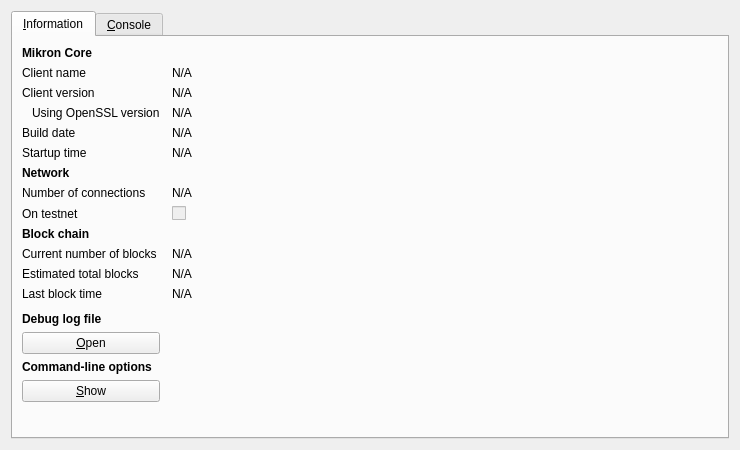
<?xml version="1.0" encoding="UTF-8"?>
<ui version="4.0">
 <class>RPCConsole</class>
 <widget class="QDialog" name="RPCConsole">
  <property name="geometry">
   <rect>
    <x>0</x>
    <y>0</y>
    <width>740</width>
    <height>450</height>
   </rect>
  </property>
  <property name="windowTitle">
   <string>Mikron - Debug window</string>
  </property>
  <layout class="QVBoxLayout" name="verticalLayout_2">
   <item>
    <widget class="QTabWidget" name="tabWidget">
     <property name="currentIndex">
      <number>0</number>
     </property>
     <widget class="QWidget" name="tab_info">
      <attribute name="title">
       <string>&amp;Information</string>
      </attribute>
      <layout class="QGridLayout" name="gridLayout" columnstretch="0,1">
       <property name="horizontalSpacing">
        <number>12</number>
       </property>
       <item row="0" column="0">
        <widget class="QLabel" name="label_9">
         <property name="font">
          <font>
           <weight>75</weight>
           <bold>true</bold>
          </font>
         </property>
         <property name="text">
          <string>Mikron Core</string>
         </property>
        </widget>
       </item>
       <item row="1" column="0">
        <widget class="QLabel" name="label_5">
         <property name="text">
          <string>Client name</string>
         </property>
        </widget>
       </item>
       <item row="1" column="1">
        <widget class="QLabel" name="clientName">
         <property name="cursor">
          <cursorShape>IBeamCursor</cursorShape>
         </property>
         <property name="text">
          <string>N/A</string>
         </property>
         <property name="textFormat">
          <enum>Qt::PlainText</enum>
         </property>
         <property name="textInteractionFlags">
          <set>Qt::LinksAccessibleByMouse|Qt::TextSelectableByKeyboard|Qt::TextSelectableByMouse</set>
         </property>
        </widget>
       </item>
       <item row="2" column="0">
        <widget class="QLabel" name="label_6">
         <property name="text">
          <string>Client version</string>
         </property>
        </widget>
       </item>
       <item row="2" column="1">
        <widget class="QLabel" name="clientVersion">
         <property name="cursor">
          <cursorShape>IBeamCursor</cursorShape>
         </property>
         <property name="text">
          <string>N/A</string>
         </property>
         <property name="textFormat">
          <enum>Qt::PlainText</enum>
         </property>
         <property name="textInteractionFlags">
          <set>Qt::LinksAccessibleByMouse|Qt::TextSelectableByKeyboard|Qt::TextSelectableByMouse</set>
         </property>
        </widget>
       </item>
       <item row="3" column="0">
        <widget class="QLabel" name="label_14">
         <property name="text">
          <string>Using OpenSSL version</string>
         </property>
         <property name="indent">
          <number>10</number>
         </property>
        </widget>
       </item>
       <item row="3" column="1">
        <widget class="QLabel" name="openSSLVersion">
         <property name="cursor">
          <cursorShape>IBeamCursor</cursorShape>
         </property>
         <property name="text">
          <string>N/A</string>
         </property>
         <property name="textFormat">
          <enum>Qt::PlainText</enum>
         </property>
         <property name="textInteractionFlags">
          <set>Qt::LinksAccessibleByMouse|Qt::TextSelectableByKeyboard|Qt::TextSelectableByMouse</set>
         </property>
        </widget>
       </item>
       <item row="4" column="0">
        <widget class="QLabel" name="label_12">
         <property name="text">
          <string>Build date</string>
         </property>
        </widget>
       </item>
       <item row="4" column="1">
        <widget class="QLabel" name="buildDate">
         <property name="cursor">
          <cursorShape>IBeamCursor</cursorShape>
         </property>
         <property name="text">
          <string>N/A</string>
         </property>
         <property name="textFormat">
          <enum>Qt::PlainText</enum>
         </property>
         <property name="textInteractionFlags">
          <set>Qt::LinksAccessibleByMouse|Qt::TextSelectableByKeyboard|Qt::TextSelectableByMouse</set>
         </property>
        </widget>
       </item>
       <item row="5" column="0">
        <widget class="QLabel" name="label_13">
         <property name="text">
          <string>Startup time</string>
         </property>
        </widget>
       </item>
       <item row="5" column="1">
        <widget class="QLabel" name="startupTime">
         <property name="cursor">
          <cursorShape>IBeamCursor</cursorShape>
         </property>
         <property name="text">
          <string>N/A</string>
         </property>
         <property name="textFormat">
          <enum>Qt::PlainText</enum>
         </property>
         <property name="textInteractionFlags">
          <set>Qt::LinksAccessibleByMouse|Qt::TextSelectableByKeyboard|Qt::TextSelectableByMouse</set>
         </property>
        </widget>
       </item>
       <item row="6" column="0">
        <widget class="QLabel" name="label_11">
         <property name="font">
          <font>
           <weight>75</weight>
           <bold>true</bold>
          </font>
         </property>
         <property name="text">
          <string>Network</string>
         </property>
        </widget>
       </item>
       <item row="7" column="0">
        <widget class="QLabel" name="label_7">
         <property name="text">
          <string>Number of connections</string>
         </property>
        </widget>
       </item>
       <item row="7" column="1">
        <widget class="QLabel" name="numberOfConnections">
         <property name="cursor">
          <cursorShape>IBeamCursor</cursorShape>
         </property>
         <property name="text">
          <string>N/A</string>
         </property>
         <property name="textFormat">
          <enum>Qt::PlainText</enum>
         </property>
         <property name="textInteractionFlags">
          <set>Qt::LinksAccessibleByMouse|Qt::TextSelectableByKeyboard|Qt::TextSelectableByMouse</set>
         </property>
        </widget>
       </item>
       <item row="8" column="0">
        <widget class="QLabel" name="label_8">
         <property name="text">
          <string>On testnet</string>
         </property>
        </widget>
       </item>
       <item row="8" column="1">
        <widget class="QCheckBox" name="isTestNet">
         <property name="enabled">
          <bool>false</bool>
         </property>
         <property name="text">
          <string/>
         </property>
        </widget>
       </item>
       <item row="9" column="0">
        <widget class="QLabel" name="label_10">
         <property name="font">
          <font>
           <weight>75</weight>
           <bold>true</bold>
          </font>
         </property>
         <property name="text">
          <string>Block chain</string>
         </property>
        </widget>
       </item>
       <item row="10" column="0">
        <widget class="QLabel" name="label_3">
         <property name="text">
          <string>Current number of blocks</string>
         </property>
        </widget>
       </item>
       <item row="10" column="1">
        <widget class="QLabel" name="numberOfBlocks">
         <property name="cursor">
          <cursorShape>IBeamCursor</cursorShape>
         </property>
         <property name="text">
          <string>N/A</string>
         </property>
         <property name="textFormat">
          <enum>Qt::PlainText</enum>
         </property>
         <property name="textInteractionFlags">
          <set>Qt::LinksAccessibleByMouse|Qt::TextSelectableByKeyboard|Qt::TextSelectableByMouse</set>
         </property>
        </widget>
       </item>
       <item row="11" column="0">
        <widget class="QLabel" name="label_4">
         <property name="text">
          <string>Estimated total blocks</string>
         </property>
        </widget>
       </item>
       <item row="11" column="1">
        <widget class="QLabel" name="totalBlocks">
         <property name="cursor">
          <cursorShape>IBeamCursor</cursorShape>
         </property>
         <property name="text">
          <string>N/A</string>
         </property>
         <property name="textFormat">
          <enum>Qt::PlainText</enum>
         </property>
         <property name="textInteractionFlags">
          <set>Qt::LinksAccessibleByMouse|Qt::TextSelectableByKeyboard|Qt::TextSelectableByMouse</set>
         </property>
        </widget>
       </item>
       <item row="12" column="0">
        <widget class="QLabel" name="label_2">
         <property name="text">
          <string>Last block time</string>
         </property>
        </widget>
       </item>
       <item row="12" column="1">
        <widget class="QLabel" name="lastBlockTime">
         <property name="cursor">
          <cursorShape>IBeamCursor</cursorShape>
         </property>
         <property name="text">
          <string>N/A</string>
         </property>
         <property name="textFormat">
          <enum>Qt::PlainText</enum>
         </property>
         <property name="textInteractionFlags">
          <set>Qt::LinksAccessibleByMouse|Qt::TextSelectableByKeyboard|Qt::TextSelectableByMouse</set>
         </property>
        </widget>
       </item>
       <item row="13" column="0">
        <spacer name="verticalSpacer_2">
         <property name="orientation">
          <enum>Qt::Vertical</enum>
         </property>
         <property name="sizeHint" stdset="0">
          <size>
           <width>20</width>
           <height>20</height>
          </size>
         </property>
        </spacer>
       </item>
       <item row="14" column="0">
        <widget class="QLabel" name="labelDebugLogfile">
         <property name="font">
          <font>
           <weight>75</weight>
           <bold>true</bold>
          </font>
         </property>
         <property name="text">
          <string>Debug log file</string>
         </property>
        </widget>
       </item>
       <item row="15" column="0">
        <widget class="QPushButton" name="openDebugLogfileButton">
         <property name="toolTip">
          <string>Open the Mikron debug log file from the current data directory. This can take a few seconds for large log files.</string>
         </property>
         <property name="text">
          <string>&amp;Open</string>
         </property>
         <property name="autoDefault">
          <bool>false</bool>
         </property>
        </widget>
       </item>
       <item row="16" column="0">
        <widget class="QLabel" name="labelCLOptions">
         <property name="font">
          <font>
           <weight>75</weight>
           <bold>true</bold>
          </font>
         </property>
         <property name="text">
          <string>Command-line options</string>
         </property>
        </widget>
       </item>
       <item row="17" column="0">
        <widget class="QPushButton" name="showCLOptionsButton">
         <property name="toolTip">
          <string>Show the Mikron-Qt help message to get a list with possible Mikron command-line options.</string>
         </property>
         <property name="text">
          <string>&amp;Show</string>
         </property>
         <property name="autoDefault">
          <bool>false</bool>
         </property>
        </widget>
       </item>
       <item row="18" column="0">
        <spacer name="verticalSpacer">
         <property name="orientation">
          <enum>Qt::Vertical</enum>
         </property>
         <property name="sizeHint" stdset="0">
          <size>
           <width>20</width>
           <height>40</height>
          </size>
         </property>
        </spacer>
       </item>
      </layout>
     </widget>
     <widget class="QWidget" name="tab_console">
      <attribute name="title">
       <string>&amp;Console</string>
      </attribute>
      <layout class="QVBoxLayout" name="verticalLayout_3">
       <property name="spacing">
        <number>3</number>
       </property>
       <item>
        <widget class="QTextEdit" name="messagesWidget">
         <property name="minimumSize">
          <size>
           <width>0</width>
           <height>100</height>
          </size>
         </property>
         <property name="readOnly">
          <bool>true</bool>
         </property>
         <property name="tabKeyNavigation" stdset="0">
          <bool>false</bool>
         </property>
         <property name="columnCount" stdset="0">
          <number>2</number>
         </property>
        </widget>
       </item>
       <item>
        <layout class="QHBoxLayout" name="horizontalLayout">
         <property name="spacing">
          <number>3</number>
         </property>
         <item>
          <widget class="QLabel" name="label">
           <property name="text">
            <string notr="true">&gt;</string>
           </property>
          </widget>
         </item>
         <item>
          <widget class="QLineEdit" name="lineEdit"/>
         </item>
         <item>
          <widget class="QPushButton" name="clearButton">
           <property name="maximumSize">
            <size>
             <width>24</width>
             <height>24</height>
            </size>
           </property>
           <property name="toolTip">
            <string>Clear console</string>
           </property>
           <property name="text">
            <string/>
           </property>
           <property name="icon">
            <iconset resource="../bitcoin.qrc">
             <normaloff>:/icons/remove</normaloff>:/icons/remove</iconset>
           </property>
           <property name="shortcut">
            <string notr="true">Ctrl+L</string>
           </property>
           <property name="autoDefault">
            <bool>false</bool>
           </property>
          </widget>
         </item>
        </layout>
       </item>
      </layout>
     </widget>
    </widget>
   </item>
  </layout>
 </widget>
 <resources>
  <include location="../bitcoin.qrc"/>
 </resources>
 <connections/>
</ui>
